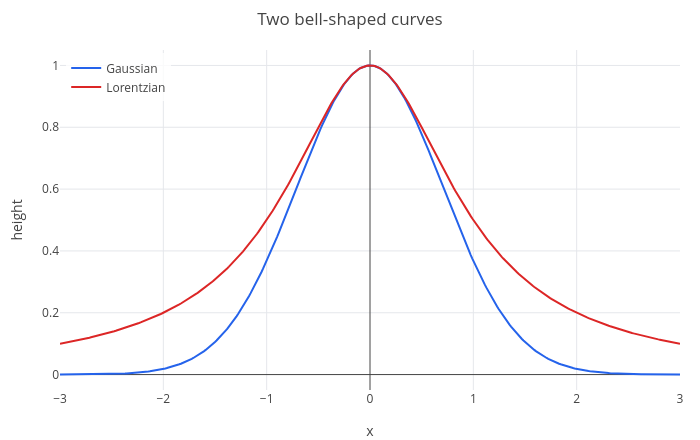

The code cell stored with this chart in its notebook:
### Markdown cell above
Give a plot a title, axis labels and legend names with `title`, `labels` (or `xlabel`, `ylabel`) and `legend`. They return a labelled copy, so they wrap around any plot:

### Code cell
p = show(plot(exp(-x^2), x, -3, 3), plot(1/(1+x^2), x, -3, 3));
title(labels(legend(p, "Gaussian", "Lorentzian"), "x", "height"), "Two bell-shaped curves")

### Figure 1 — Plotly figure (JSON) as saved in the notebook; plotly's stock layout.template omitted (floating-point values rounded to 4 significant figures; data arrays with more than 128 entries replaced by an {"elided": "..."} marker saying what was removed)
{"data": [{"line": {"color": "#2563eb", "width": 2}, "mode": "lines", "name": "Gaussian", "type": "scatter", "x": {"elided": "402 float values"}, "y": {"elided": "402 float values"}}, {"line": {"color": "#dc2626", "width": 2}, "mode": "lines", "name": "Lorentzian", "type": "scatter", "x": {"elided": "402 float values"}, "y": {"elided": "402 float values"}}], "layout": {"height": 440, "legend": {"bgcolor": "rgba(255,255,255,0.8)", "x": 0.01, "xanchor": "left", "y": 0.99, "yanchor": "top"}, "margin": {"b": 50, "l": 60, "r": 20, "t": 50}, "showlegend": true, "title": {"text": "Two bell-shaped curves"}, "width": 700, "xaxis": {"range": [-3, 3], "title": {"text": "x"}, "zeroline": true}, "yaxis": {"range": [-0.04987, 1.05], "title": {"text": "height"}, "zeroline": true}}}
